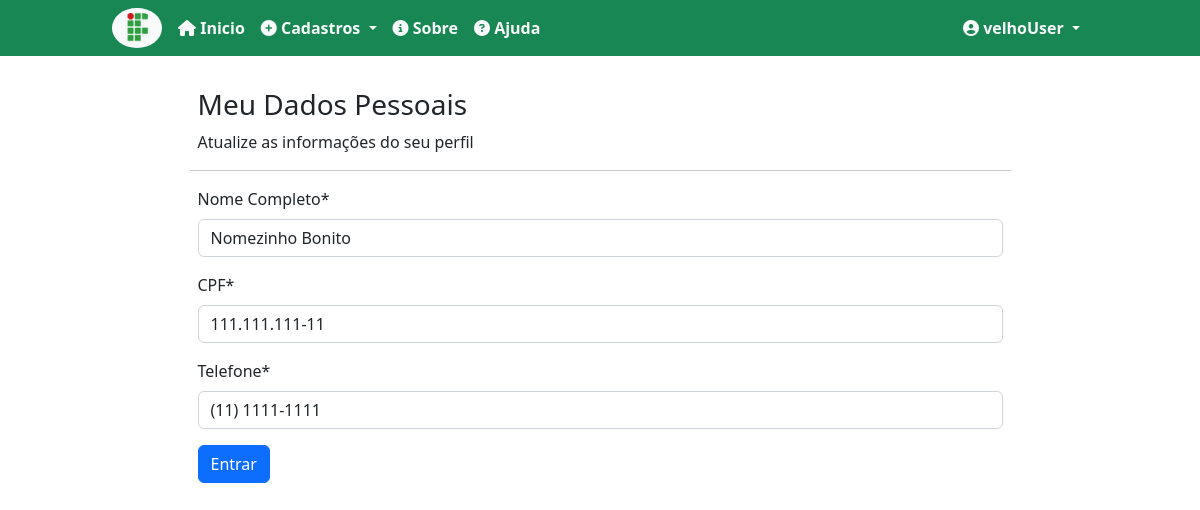
Screenshot of /editarDados/ (signed in) with the database file from the repository.
### users/models.py (models this page shows, shortened)
class Profile(models.Model):
    complet_name = models.CharField(max_length=100, verbose_name='Nome Completo',  null=True)
    cpf = models.CharField(max_length=14, validators=[MinLengthValidator(14)], verbose_name='CPF',  null=True)
    phone =  models.CharField(max_length=16, validators=[MinLengthValidator(14)],verbose_name='Telefone',  null=True)
    user = models.OneToOneField(User, on_delete=models.CASCADE)

### users/views.py (the view)
# urls.py: path('editarDados/', UpdateProfile.as_view(), name='edit-profile'),
class UpdateProfile(UpdateView):
    template_name = "users/update_form.html"
    model = Profile
    fields = ["complet_name", "cpf", "phone"]
    success_url = reverse_lazy('index')
    def get_object(self, queryset=None):
        self.object = get_object_or_404(Profile, user = self.request.user)
        return self.object
    def get_context_data(self, *args, **kwargs):
        context = super().get_context_data(*args, **kwargs)
        context['header'] = 'Editar Perfil'
        return context

### users/templates/users/update_form.html (shortened to what this page needs)
{% extends 'pages/base.html' %}
{% load static %}
{% load crispy_forms_tags %}
{% block stylesheet %}
<link rel="stylesheet" href="{% static 'css/login.css' %}" >
{% endblock %}
{% block content %}
    <div class="m-auto mb w-75 p-2 rounded-4">
        <div class="m-2">
            <h3>Meu Dados Pessoais</h3>
            <p>Atualize as informações do seu perfil</p>
        </div>
        <hr>
        <form class="m-2" method="POST" action="">
            <div class="row">
                {{ form|crispy }}
            </div>
            <button type="submit" class="btn btn-primary" >Entrar</button>
        </form>
       </div>
{% endblock%}

### pages/templates/pages/base.html (shortened to what this page needs)
{% load static %}
<!DOCTYPE html>
<html lang="pt-br">
<head>
    {% block stylesheet %}{% endblock %}
    <link href="https://cdn.jsdelivr.net/npm/bootstrap@5.2.2/dist/css/bootstrap.min.css" rel="stylesheet">
    <link rel="stylesheet" type="text/css" href="https://cdn.datatables.net/v/bs5/dt-1.13.2/datatables.min.css"/>
</head>
<body>
  {% block navbar%}
  <nav class="navbar navbar-expand-lg navbar-light bg-success">
    <div class="container-fluid col-10">
      <img src="{% static 'img/logo.png'%}" width="50px" class="bg-light rounded-circle p-1 me-2">
      <div class="collapse navbar-collapse mt-2 mt-lg-0" id="navbarSupportedContent">
        <ul class="navbar-nav me-auto mb-2 mb-lg-0">
          <li class="nav-item">
            <a class="nav-link active text-light fw-bold p-2" aria-current="page" href="{% url 'index' %}"><i class="fa-solid fa-house"></i> Inicio</a>
          </li>
          {% if request.user.is_authenticated %}
          <li class="nav-item dropdown">
            <a class="text-light nav-link fw-bold dropdown-toggle p-2" href="#" id="navbarDropdown" role="button" data-bs-toggle="dropdown" aria-expanded="false">
                <i class="fa-solid fa-circle-plus"></i> Cadastros
            </a>
          </li>
          {% endif %}
          <li class="nav-item">
            <a class="nav-link text-light fw-bold p-2" href="{% url 'about' %}"><i class="fa-solid fa-circle-info"></i> Sobre</a>
          </li>
          <li class="nav-item">
            <a class="nav-link text-light fw-bold p-2" href="#"><i class="fa-solid fa-circle-question"></i> Ajuda</a>
          </li>
        </ul>
        <div class="nav-item d-lg-flex d-block justify-content-lg-end nav-item dropdown">
          {% if request.user.is_authenticated %}
            <a class="text-light nav-link fw-bold dropdown-toggle p-2" href="#" id="navbarDropdown" role="button" data-bs-toggle="dropdown" aria-expanded="false">
                <i class="fa-solid fa-circle-user"></i> {{request.user}}
            </a>
            {% endif %}
        </div>
      </div>
    </div>
  </nav>
  {% endblock %}
  <div class="container mt-3 mb-3">
  {% block content %}
  {% endblock %}
</div>
</body>
</html>

### static/css/login.css (style rules this page uses)
body { background-color: blue; }

### rows the page displays
Profile: complet_name "Nomezinho Bonito", cpf "111.111.111-11", phone "(11) 1111-1111"

### other values shown
{{ request.user }} "velhoUser"
